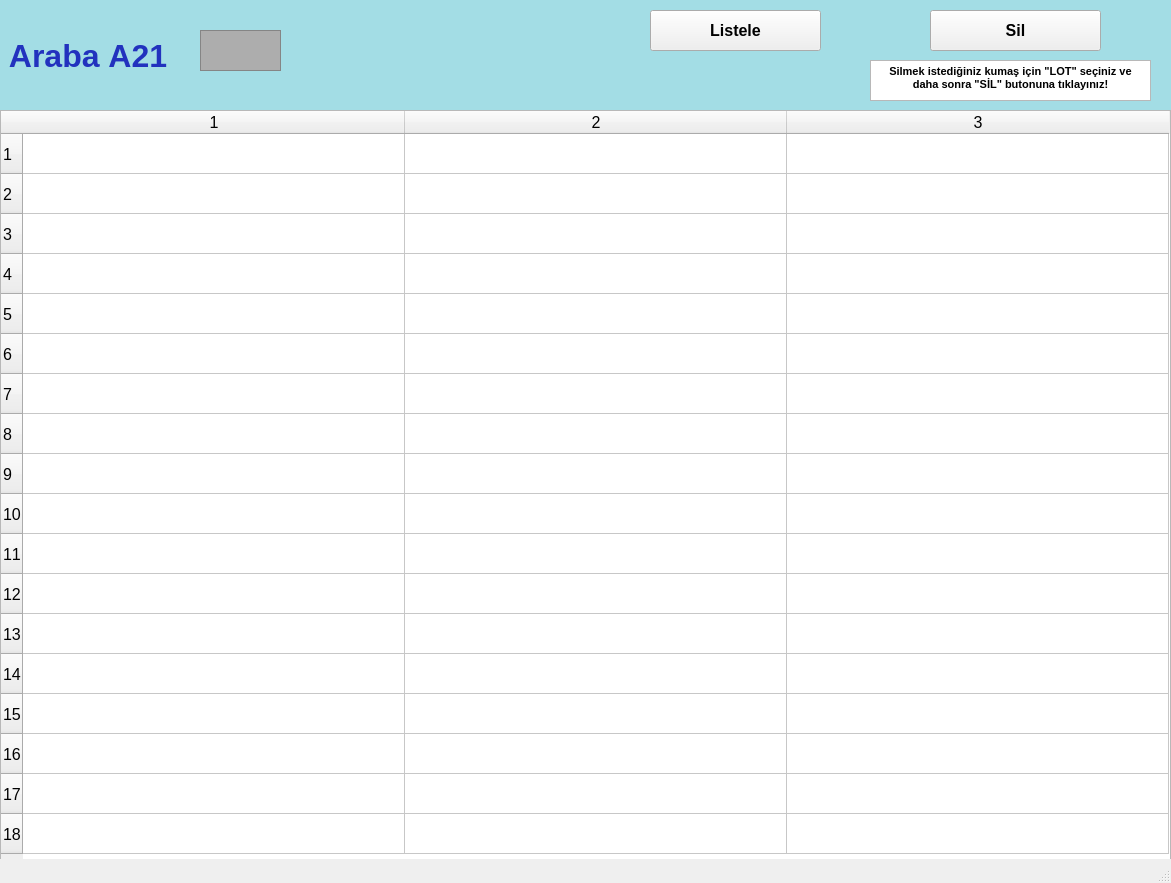
<?xml version="1.0" encoding="UTF-8"?>
<ui version="4.0">
 <class>arabalarA21_ekran</class>
 <widget class="QMainWindow" name="arabalarA21_ekran">
  <property name="geometry">
   <rect>
    <x>0</x>
    <y>0</y>
    <width>1171</width>
    <height>883</height>
   </rect>
  </property>
  <property name="font">
   <font>
    <pointsize>12</pointsize>
    <weight>50</weight>
    <bold>false</bold>
    <kerning>false</kerning>
   </font>
  </property>
  <property name="windowTitle">
   <string/>
  </property>
  <widget class="QWidget" name="centralwidget">
   <widget class="QLabel" name="arabaA1yazi_lbl">
    <property name="geometry">
     <rect>
      <x>0</x>
      <y>0</y>
      <width>1171</width>
      <height>111</height>
     </rect>
    </property>
    <property name="font">
     <font>
      <pointsize>24</pointsize>
      <weight>75</weight>
      <bold>true</bold>
     </font>
    </property>
    <property name="styleSheet">
     <string notr="true">background-color: rgb(163, 221, 229);
color: rgb(34, 50, 190);</string>
    </property>
    <property name="text">
     <string> Araba A21</string>
    </property>
   </widget>
   <widget class="QFrame" name="arabaA1_img">
    <property name="geometry">
     <rect>
      <x>200</x>
      <y>30</y>
      <width>81</width>
      <height>41</height>
     </rect>
    </property>
    <property name="styleSheet">
     <string notr="true">background-color: rgb(173, 173, 173);</string>
    </property>
    <property name="frameShape">
     <enum>QFrame::StyledPanel</enum>
    </property>
    <property name="frameShadow">
     <enum>QFrame::Raised</enum>
    </property>
   </widget>
   <widget class="QPushButton" name="listele21_btn">
    <property name="geometry">
     <rect>
      <x>650</x>
      <y>10</y>
      <width>171</width>
      <height>41</height>
     </rect>
    </property>
    <property name="font">
     <font>
      <pointsize>12</pointsize>
      <weight>75</weight>
      <bold>true</bold>
     </font>
    </property>
    <property name="text">
     <string>Listele</string>
    </property>
   </widget>
   <widget class="QTableWidget" name="A21_tw">
    <property name="geometry">
     <rect>
      <x>0</x>
      <y>110</y>
      <width>1171</width>
      <height>751</height>
     </rect>
    </property>
    <property name="baseSize">
     <size>
      <width>0</width>
      <height>0</height>
     </size>
    </property>
    <property name="rowCount">
     <number>18</number>
    </property>
    <property name="columnCount">
     <number>3</number>
    </property>
    <attribute name="horizontalHeaderVisible">
     <bool>true</bool>
    </attribute>
    <attribute name="horizontalHeaderCascadingSectionResizes">
     <bool>false</bool>
    </attribute>
    <attribute name="horizontalHeaderDefaultSectionSize">
     <number>382</number>
    </attribute>
    <attribute name="horizontalHeaderMinimumSectionSize">
     <number>38</number>
    </attribute>
    <attribute name="verticalHeaderDefaultSectionSize">
     <number>40</number>
    </attribute>
    <attribute name="verticalHeaderMinimumSectionSize">
     <number>23</number>
    </attribute>
    <row/>
    <row/>
    <row/>
    <row/>
    <row/>
    <row/>
    <row/>
    <row/>
    <row/>
    <row/>
    <row/>
    <row/>
    <row/>
    <row/>
    <row/>
    <row/>
    <row/>
    <row/>
    <column/>
    <column/>
    <column/>
   </widget>
   <widget class="QPushButton" name="sil21_btn">
    <property name="geometry">
     <rect>
      <x>930</x>
      <y>10</y>
      <width>171</width>
      <height>41</height>
     </rect>
    </property>
    <property name="font">
     <font>
      <pointsize>12</pointsize>
      <weight>75</weight>
      <bold>true</bold>
     </font>
    </property>
    <property name="text">
     <string>Sil</string>
    </property>
   </widget>
   <widget class="QTextBrowser" name="textBrowser">
    <property name="geometry">
     <rect>
      <x>870</x>
      <y>60</y>
      <width>281</width>
      <height>41</height>
     </rect>
    </property>
    <property name="html">
     <string>&lt;!DOCTYPE HTML PUBLIC &quot;-//W3C//DTD HTML 4.0//EN&quot; &quot;http://www.w3.org/TR/REC-html40/strict.dtd&quot;&gt;
&lt;html&gt;&lt;head&gt;&lt;meta name=&quot;qrichtext&quot; content=&quot;1&quot; /&gt;&lt;style type=&quot;text/css&quot;&gt;
p, li { white-space: pre-wrap; }
&lt;/style&gt;&lt;/head&gt;&lt;body style=&quot; font-family:'MS Shell Dlg 2'; font-size:12pt; font-weight:400; font-style:normal;&quot;&gt;
&lt;p align=&quot;center&quot; style=&quot; margin-top:0px; margin-bottom:0px; margin-left:0px; margin-right:0px; -qt-block-indent:0; text-indent:0px;&quot;&gt;&lt;span style=&quot; font-size:8pt; font-weight:600;&quot;&gt;Silmek istediğiniz kumaş için &amp;quot;LOT&amp;quot; seçiniz ve daha sonra &amp;quot;SİL&amp;quot; butonuna tıklayınız!&lt;/span&gt;&lt;/p&gt;&lt;/body&gt;&lt;/html&gt;</string>
    </property>
   </widget>
  </widget>
  <widget class="QStatusBar" name="statusbar"/>
 </widget>
 <resources/>
 <connections/>
</ui>
